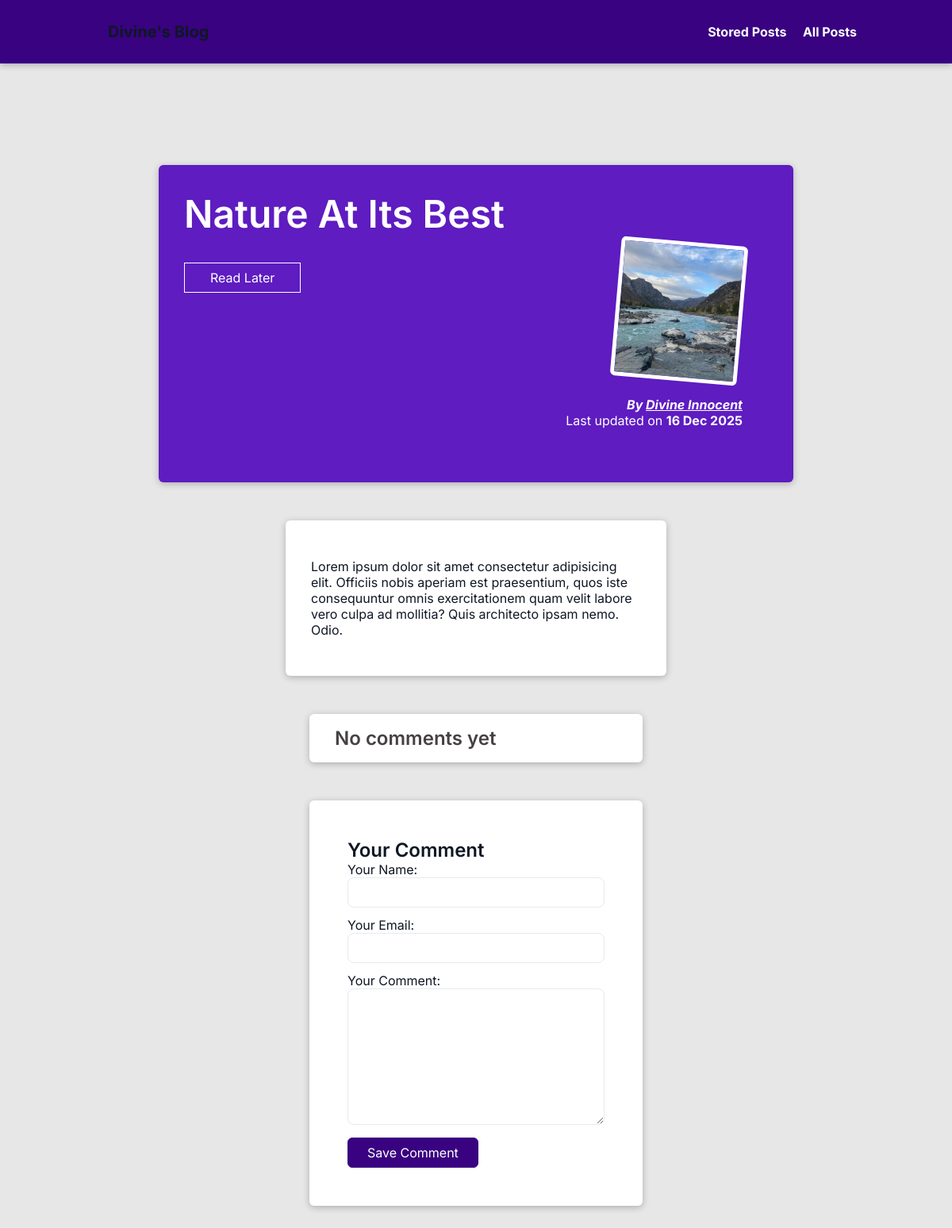
The page /posts/nature-at-its-best on the database its author committed.
### blog/models.py (models this page shows, shortened)
class Post(models.Model):
    title = models.CharField(max_length=150)
    excerpt = models.CharField(max_length=200)
    image = models.ImageField(upload_to="posts", null=True)
    date = models.DateField(auto_now=True)
    slug = models.SlugField(unique=True, db_index=True)
    content = models.TextField(validators=[MinLengthValidator(10)])
    author = models.ForeignKey(
        Author, on_delete=models.SET_NULL, null=True, related_name="posts")
    tags = models.ManyToManyField(Tag)

class Author(models.Model):
    first_name = models.CharField(max_length=100)
    last_name = models.CharField(max_length=100)
    email_address = models.EmailField()
    def __str__(self):
        return f"{self.first_name} {self.last_name}"

### blog/views.py (the view, shortened to what this page needs)
# urls.py: path("posts/<slug:slug>", views.SinglePostView.as_view(), name="post-detail-page"), #/post/my-first-post
class SinglePostView(View):
    def is_stored_post(self, request, post_id):
        stored_posts = request.session.get("stored_posts")
        if stored_posts is not None:
            is_saved_for_later = post_id in stored_posts
        else:
            is_saved_for_later = False
        return is_saved_for_later
    def get(self, request, slug):
        post = Post.objects.get(slug=slug)
        context = {
            "post": post,
            "post_tags": post.tags.all(),
            "comment_form": CommentForm(),
            "comments": post.comments.all().order_by("-id"),
            "saved_for_later": self.is_stored_post(request, post.id)
        }
        return render(request,"includes/post-detail.html", context )

### blog/forms.py
class CommentForm(forms.ModelForm):
    class Meta:
        model = Comment
        exclude = ["post"]
        labels = {
            "user_name": "Your Name",
            "user_email": "Your Email",
            "text": "Your Comment"
        }

### blog/templates/includes/post-detail.html (shortened to what this page needs)
{% extends "base.html" %}
{% load static %}
{% block css_files %}
<link rel="stylesheet" href="{% static "/post-detail.css" %}">
{% endblock %}
{% block content %}
    <section id="summary">
        <h2>{{post.title}}</h2>
        <div id="read-later">
            <form action="{% url "read-later" %}" method="POST">
                <button type="submit">
                    {% if saved_for_later %}
                        Remove from "Read Later"
                    {% else %}
                        Read Later
                    {% endif %}
                </button>
            </form>
        </div>
        <article>
            <img src="{{ post.image.url }}" alt={{"post.title"}} />
            <address>By <a href="mailto:{{ post.author.email_address }}">{{ post.author }}<a></address>
            <div>
                Last updated on <time>{{post.date|date:"d M Y" }}</time>
            </div>
        </article>
    </section>
    <main>
        {{post.content|linebreaks}}
    </main>
   <section id="comments">
    <ul>
        <h2>No comments yet</h2>
    </ul>
   </section>
    <section id="comment-form">
        <h2>Your Comment</h2>
        <form method="post">
            {% for form_field in comment_form %}
            <div class="form-control">
                {{ form_field.label_tag }}
                {{ form_field }}
            </div>
            {% endfor %}
            <button type="submit">Save Comment</button>
        </form>
    </section>
{% endblock %}

### static/app.css (style rules this page uses)
:root { --bg: #f7f9fb; --card: #ffffff; --text: #0f1724; --muted: #6b7280; --accent: #2563eb; --accent-2: #06b6d4; --radius: 10px; --container: 1100px; }
#comments ul { list-style:none;padding:0;margin:0 }
#comment-form .form-control { margin-bottom:.75rem }
input[type="text"],input[type="email"],textarea { width:100%;padding:.65rem .75rem;border-radius:8px;border:1px solid #e6e9ee;background:#fff }
textarea { min-height:110px }

### blog/static/post-detail.css (style rules this page uses)
body { background-color: #e7e7e7; }
#summary img { width: 50%; height: 30rem; }
#summary { margin: 8rem auto 3rem auto; padding: 2rem; width: 90%; max-width: 50rem; border-radius: 6px; background-color: #5e1cc1; position: relative; box-shadow: 0 2px 8px rgba(0, 0, 0, 0.25); height: 25rem; }
#summary h2 { color: white; font-size: 3rem; margin-bottom: 0.25rem; }
#summary article { position: absolute; top: 5rem; right: 2rem; padding: 1rem 2rem; border-radius: 4px; text-align: right; color: white; }
#summary article img { width: 10rem; height: 11rem; border-radius: 6px; transform: rotateZ(5deg); border: 5px solid white; margin-bottom: 1rem; }
#summary address { font-weight: bold; }
#summary a { color:white; text-decoration: bold }
#summary time { font-weight: bold; }
#read-later { margin: 2rem 0; }
#read-later button { background-color: transparent; border: 1px solid white; padding: 0.5rem 2rem; font: inherit; color: white; cursor: pointer; }
main { width: 60%; max-width: 30rem; margin: 3rem auto; background-color: white; padding: 2rem; border-radius: 6px; box-shadow: 0 2px 8px rgba(0, 0, 0, 0.25); }
#comment-form button { font: inherit; background-color: #390281; color: white; border: 1px solid #390281; padding: 0.5rem 1.5rem; border-radius: 6px; }
#comment-form { margin: 3rem auto; width: 35%; max-width: 40rem; height: fit-content; border-radius: 6px; background-color: white; box-shadow: 0 2px 8px rgba(0, 0, 0, 0.25); padding: 3rem; }
#comments { margin: 3rem auto; width: 35%; max-width: 80rem; height: fit-content; border-radius: 6px; background-color: white; box-shadow: 0 2px 8px rgba(0, 0, 0, 0.25); padding: 1rem 2rem; }
#comments ul { list-style: none; margin: 0; padding: 0; }
#comments h2 { color: #464141; }

### rows shown on the page
Post: title "Nature At Its Best", image (picture), author "Divine Innocent", date "16 Dec 2025", content "Lorem ipsum dolor sit amet consectetur adipisicing elit. Officiis nobis aperiam est praesentium, quos iste consequuntur omnis exercitationem quam velit labore vero culpa ad mollitia? Quis architecto ipsam nemo. Odio."
